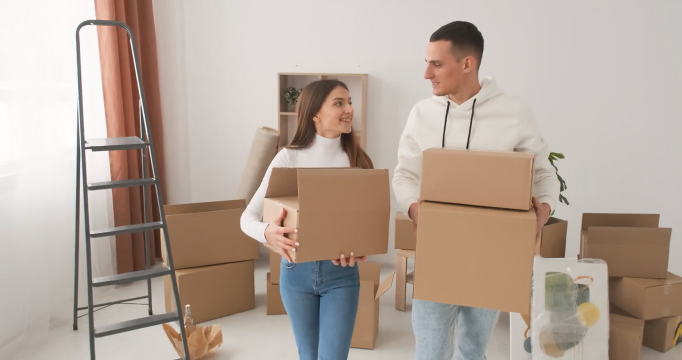
#> input picture frame 33 of dataset/moving_man.mp4, 1364 x 720 px (shown at 1/2 size)
$ python 'Comparision#2.py'
#> lines starting #> are read from the running program, lines starting #| are printed output that depends on the picture
import cv2
import numpy as np
from sklearn.mixture import GaussianMixture
from sklearn.cluster import MeanShift, DBSCAN, KMeans
from sklearn.preprocessing import StandardScaler
from sklearn.svm import SVC
from sklearn.linear_model import LinearRegression

def extract_spatio_temporal_features(frames):
    features = []
    for i in range(len(frames) - 1):
        frame1 = cv2.cvtColor(frames[i], cv2.COLOR_BGR2GRAY)
        frame2 = cv2.cvtColor(frames[i + 1], cv2.COLOR_BGR2GRAY)
        flow = cv2.calcOpticalFlowFarneback(frame1, frame2, None, 0.5, 3, 5, 3, 5, 1.2, 0)

        # Further reduce downsampling size
        flow_downsampled = cv2.resize(flow, (5, 5), interpolation=cv2.INTER_AREA)
        features.append(flow_downsampled)

    return np.array(features, dtype=np.float32)

def cluster_frames(features, algorithm):
    if algorithm == 'GMM':
        model = GaussianMixture(n_components=2)
    elif algorithm == 'MeanShift':
        model = MeanShift()
    elif algorithm == 'DBSCAN':
        model = DBSCAN(eps=0.5, min_samples=5)
    elif algorithm == 'KMeans':
        model = KMeans(n_clusters=2)

    features_flat = features.reshape(features.shape[0], -1)
    features_flat_normalized = StandardScaler().fit_transform(features_flat)

    labels = model.fit_predict(features_flat_normalized)

    return labels

def detect_objects_hog(frame):
    hog = cv2.HOGDescriptor()
    hog.setSVMDetector(cv2.HOGDescriptor_getDefaultPeopleDetector())
    found, _ = hog.detectMultiScale(frame, winStride=(8, 8), padding=(16, 16), scale=1.05)
    return found

# Load video from URL (you can replace it with your own video file)
video_path = 'moving_man.mp4'
cap = cv2.VideoCapture(video_path)

# Parameters
num_frames = 5  # Change this value to limit the number of frames
batch_size = 5
algorithms = ['GMM', 'MeanShift', 'DBSCAN', 'KMeans']
linear_model = LinearRegression()

# Process video in batches
num_batches = num_frames // batch_size

# Create a list to store concatenated frames for saving the final image
concatenated_frames_list = []

for batch in range(num_batches):
    frames = []
    for _ in range(batch_size):
        ret, frame = cap.read()
        if not ret:
            print("Error reading frame. Exiting...")
            break
        frames.append(cv2.resize(frame, (640, 480)))

    # Extract spatio-temporal features
    features = extract_spatio_temporal_features(frames)

    # Check if features are not empty and there are enough frames for clustering
    if len(frames) > 1 and features.size > 0:
        # Train the Gaussian Mixture Model
        gmm = GaussianMixture(n_components=min(2, len(features) - 1))
        gmm.fit(features.reshape(features.shape[0], -1))

        # Train a linear regression model for further prediction
        X_train, y_train = features[:-1].reshape(-1, 5 * 5 * 2), features[1:].reshape(-1, 5 * 5 * 2)
        linear_model.fit(X_train, y_train)

    # Display the tracked object using GMM and linear regression predictions
    for i in range(len(frames)):
        if i == len(frames) - 1:
            break

        # Predict the next location using GMM
        gmm_prediction = gmm.predict(features[-1].reshape(1, -1))

        # Convert the frame to grayscale
        gray_frame = cv2.cvtColor(frames[i], cv2.COLOR_BGR2GRAY)

        # Detect people using HOG and SVM
        found = detect_objects_hog(gray_frame)

        # Draw rectangles around the detected objects
        for (x, y, w, h) in found:
            cv2.rectangle(frames[i], (x, y), (x + w, y + h), (0, 255, 0), 2)

        # Compare clustering results for each algorithm
        for j, algorithm in enumerate(algorithms):
            # Cluster frames
            labels = cluster_frames(features, algorithm)

            # Visualize the clustering results
            clustered_frames = []
            colors = np.random.randint(0, 255, size=(max(labels) + 1, 3))

            for label in labels:
                clustered_frames.append(frames[label])

            clustered_frames = np.concatenate(clustered_frames, axis=1)
            clustered_frames = cv2.putText(clustered_frames, f'{algorithm} Frame {i}', (10, 30), cv2.FONT_HERSHEY_SIMPLEX, 1, (255, 255, 255), 2, cv2.LINE_AA)

            cv2.imshow(f'{algorithm} Clustering', clustered_frames)
            cv2.waitKey(500)

            # Save the concatenated frames to the list
            concatenated_frames_list.append(clustered_frames)

        # Show side-by-side comparison of original and predicted frames
        comparison = np.concatenate((frames[i], frames[i + 1]), axis=1)
        comparison = cv2.putText(comparison, f'Frame {i}', (10, 30), cv2.FONT_HERSHEY_SIMPLEX, 1, (255, 255, 255), 2, cv2.LINE_AA)
        cv2.imshow('Original vs Predicted', comparison)

        if cv2.waitKey(30) & 0xFF == 27:  # Press 'Esc' to exit
            break

    # Release memory for the current batch
    del features
#> this loop made 1 pass
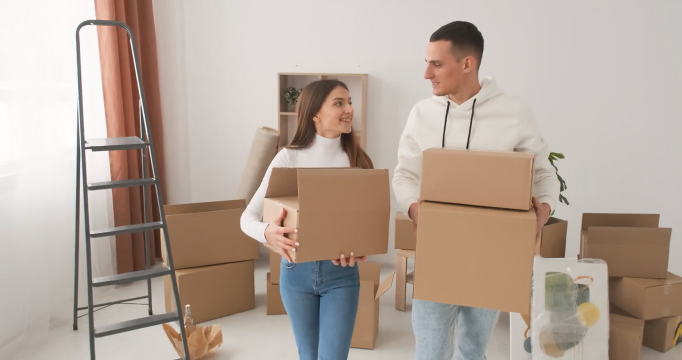
#> input picture frame 33 of dataset/moving_man.mp4, 1364 x 720 px (shown at 1/2 size)
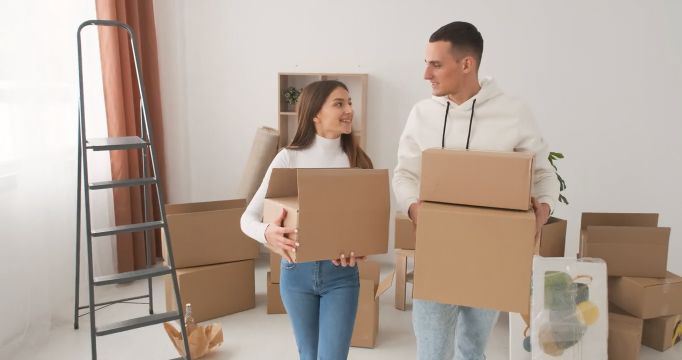
#> input picture frame 34 of dataset/moving_man.mp4, 1364 x 720 px (shown at 1/2 size)
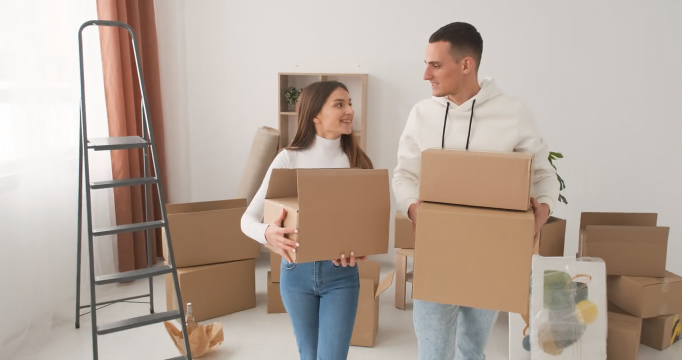
#> input picture frame 35 of dataset/moving_man.mp4, 1364 x 720 px (shown at 1/2 size)
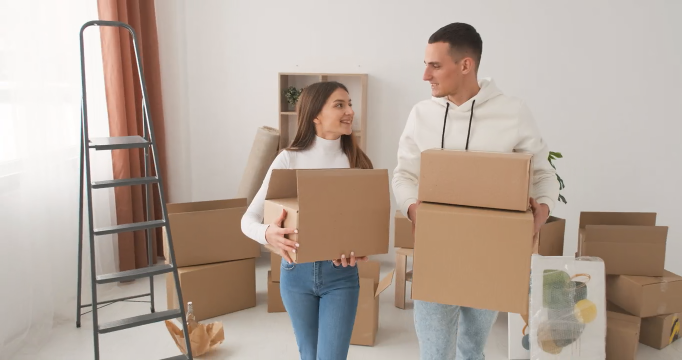
#> input picture frame 36 of dataset/moving_man.mp4, 1364 x 720 px (shown at 1/2 size)
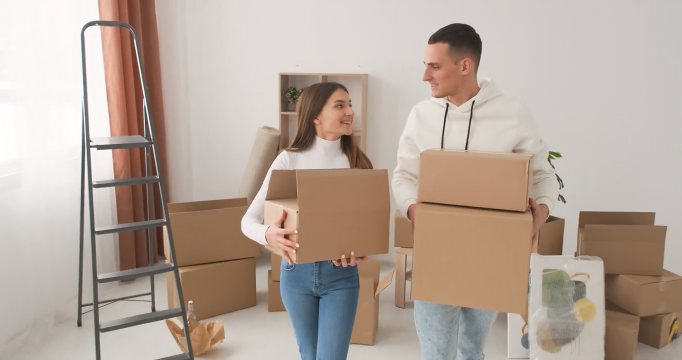
#> input picture frame 37 of dataset/moving_man.mp4, 1364 x 720 px (shown at 1/2 size)
#> pass 1, `cv2.imshow(f'{algorithm} Clustering', clustered_frames)`:
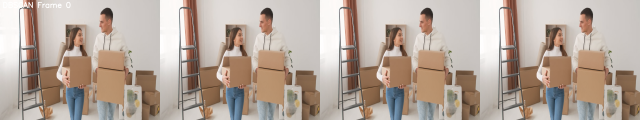
#> window 'DBSCAN Clustering': shape (480, 2560, 3) (shown at 1/4 size); mean B, G, R 156, 167, 182.1
#> frame is the input picture: shape (720, 1364, 3); mean B, G, R 155.9, 166.9, 182.1
#> after the loop:
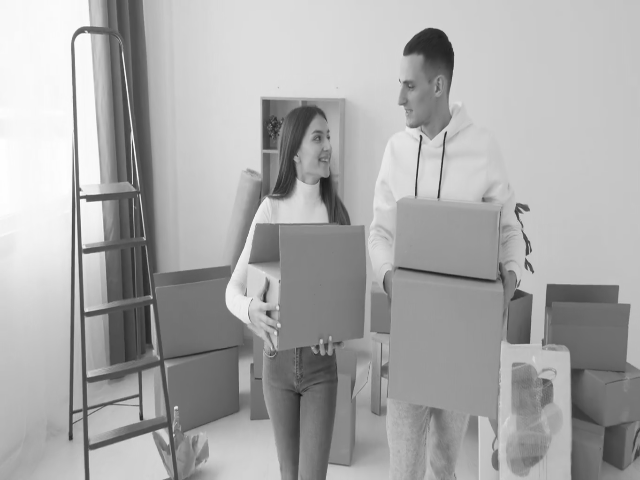
#> gray_frame: shape (480, 640); min 20, max 254, mean 169.2
#> after the loop, concatenated_frames_list = 4 items

# Release video capture
cap.release()
cv2.destroyAllWindows()

# Concatenate frames from the list horizontally for each algorithm
concatenated_frames_algorithm_wise = [np.concatenate(concatenated_frames_list[i:i + len(algorithms)], axis=0) for i in range(0, len(concatenated_frames_list), len(algorithms))]
#> concatenated_frames_algorithm_wise = 1 item

# Concatenate frames from the list vertically to create a single image
final_image = np.concatenate(concatenated_frames_algorithm_wise, axis=1)
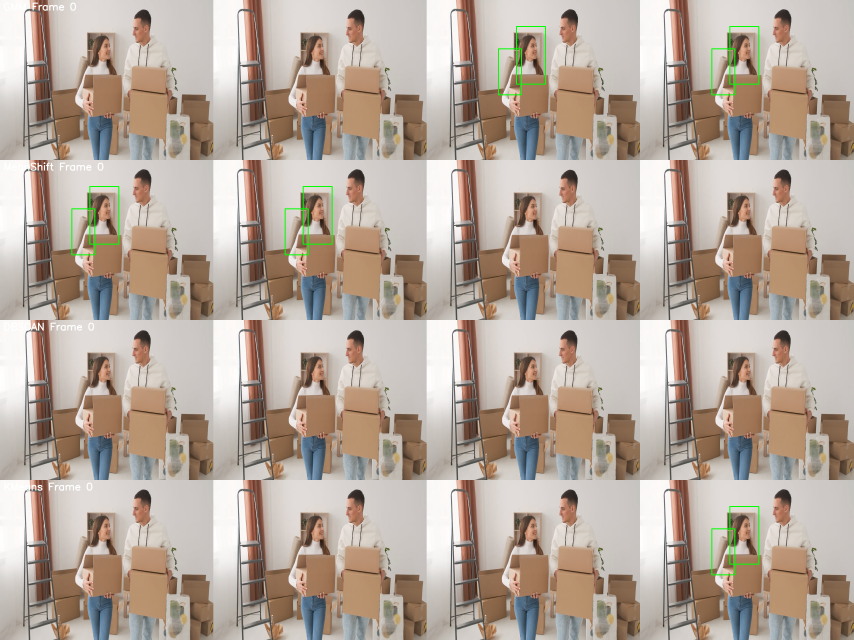
#> final_image: shape (1920, 2560, 3) (shown at 1/3 size); mean of channels 0, 1, 2 154.9, 166.6, 181.1; drawn as B, G, R

# Save the final image
cv2.imwrite('comparison_of_frames_with_detection_and_clustering_grid.png', final_image)

$ run again, starting later in the video
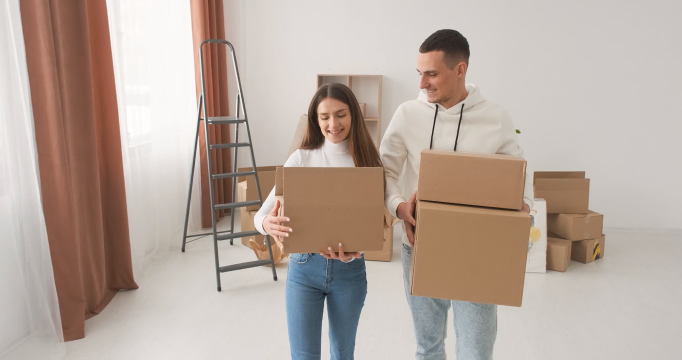
#> input picture frame 152 of dataset/moving_man.mp4, 1364 x 720 px (shown at 1/2 size)
#> the loop `for batch in range(num_batches):` made 1 pass
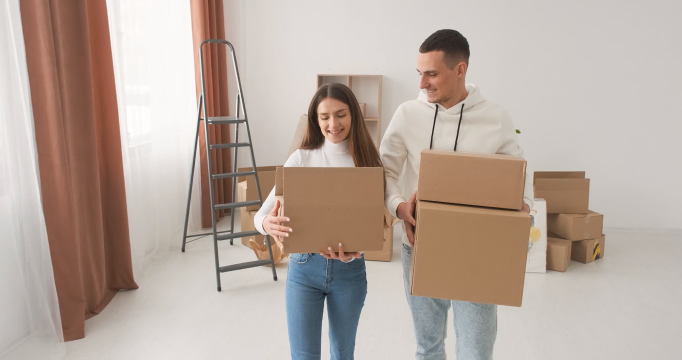
#> input picture frame 152 of dataset/moving_man.mp4, 1364 x 720 px (shown at 1/2 size)
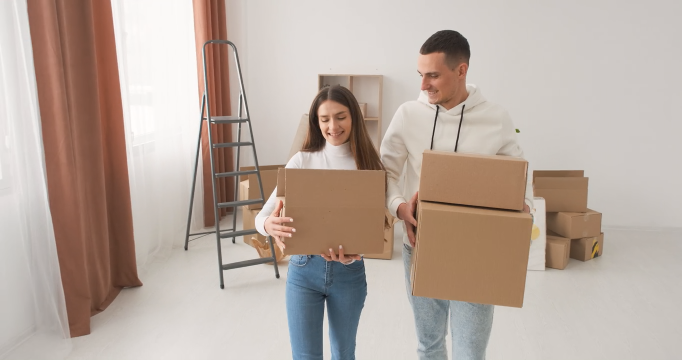
#> input picture frame 156 of dataset/moving_man.mp4, 1364 x 720 px (shown at 1/2 size)
#> frame is the input picture: shape (720, 1364, 3); mean B, G, R 159.5, 169, 184.4
#> after the loop `for batch in range(num_batches):`: concatenated_frames_list = 4 items
#> concatenated_frames_algorithm_wise = 1 item
#> `final_image = np.concatenate(concatenated_frames_algorithm_wise, axis=1)`:
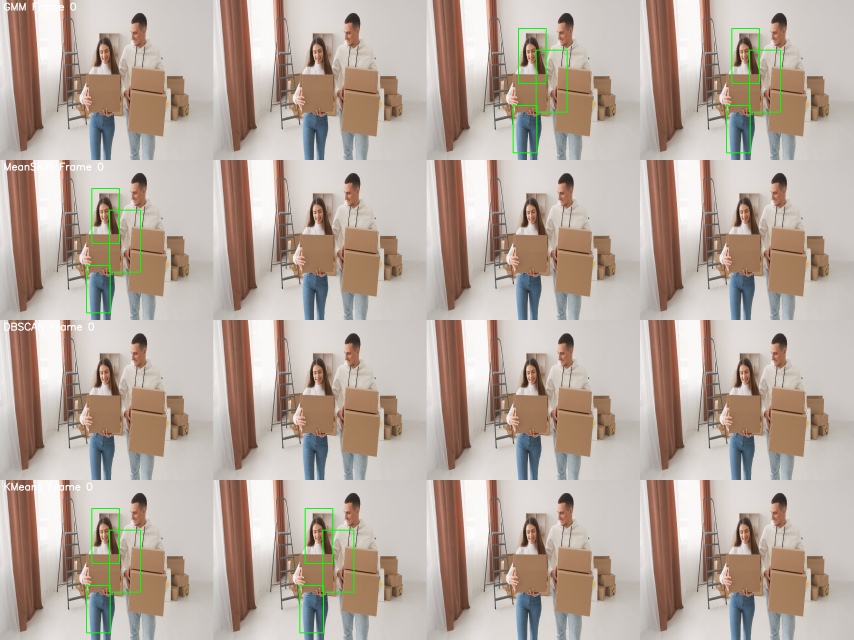
#> final_image: shape (1920, 2560, 3) (shown at 1/3 size); mean of channels 0, 1, 2 158.5, 169.1, 183.4; drawn as B, G, R
